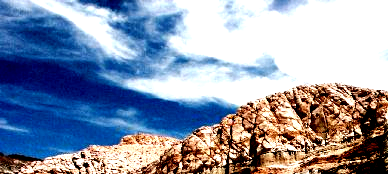
#> input picture DIP_2019_A1/part1.png, 388 x 174 px, found by its file name
$ jupyter execute q6_4.ipynb   (shell and % lines are left out)
#> lines starting #> are read from the running program, lines starting #| are printed output that depends on the picture
### You are provided with 4 images (part1.png, part2.png, part3.png, part4.png) with different contrast levels which correspond to four quadrants of canyon.png as shown in Figure 5. Retrieve the original image(converted to grayscale) using these four images(converted to grayscale) as closely as possible.

[cell 1]

import cv2
import numpy as np
from collections import Counter
from PIL import Image
from matplotlib import pyplot as plt
import math

[cell 2]
def hist_match(source, template):

    oldshape = source.shape
    source = source.ravel()
    template = template.ravel()

    s_values, bin_idx, s_counts = np.unique(source, return_inverse=True, return_counts=True)
    t_values, t_counts = np.unique(template, return_counts=True)

    s_quantiles = np.cumsum(s_counts).astype(np.float64)
    s_quantiles /= s_quantiles[-1]
    t_quantiles = np.cumsum(t_counts).astype(np.float64)
    t_quantiles /= t_quantiles[-1]

    interp_t_values = np.interp(s_quantiles, t_quantiles, t_values)

    return interp_t_values[bin_idx].reshape(oldshape)

[cell 3]
img1 = './DIP_2019_A1/part1.png'
img2 = './DIP_2019_A1/part2.png'
img3 = './DIP_2019_A1/part3.png'
img4 = './DIP_2019_A1/part4.png'

img = './DIP_2019_A1/canyon.png'

img1 = cv2.imread(img1, 0)
#> img1: shape (174, 388); min 0, max 255, mean 150.4
img2 = cv2.imread(img2, 0)
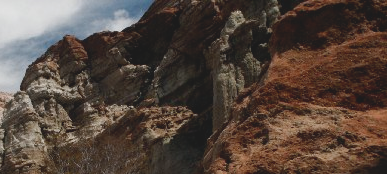
#> input picture DIP_2019_A1/part2.png, 387 x 174 px, found by its file name
#> img2: shape (174, 387); min 27, max 226, mean 72.9
img3 = cv2.imread(img3, 0)
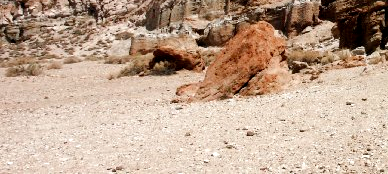
#> input picture DIP_2019_A1/part3.png, 388 x 174 px, found by its file name
#> img3: shape (174, 388); min 0, max 255, mean 170.4
img4 = cv2.imread(img4, 0)
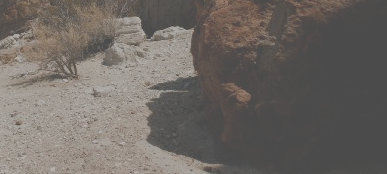
#> input picture DIP_2019_A1/part4.png, 387 x 174 px, found by its file name
#> img4: shape (174, 387); min 75, max 179, mean 105.6

img = cv2.imread(img, 0)
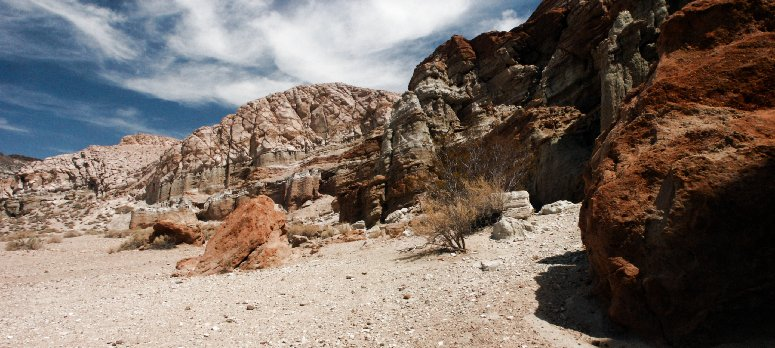
#> input picture DIP_2019_A1/canyon.png, 775 x 348 px, found by its file name
#> img: shape (348, 775); min 0, max 253, mean 112.5

[cell 4]
i1 = img[0:img1.shape[0], 0:img1.shape[1]]

i2 = img[0:img1.shape[0], img1.shape[1]:]
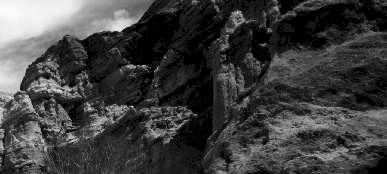
#> i2: shape (174, 387); min 0, max 252, mean 62.7

i3 = img[img1.shape[0]:, 0:img1.shape[1]]

i4 = img[img1.shape[0]:, img1.shape[1]:]
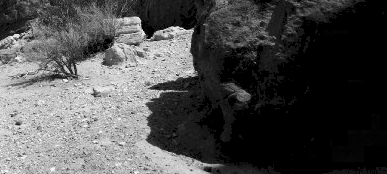
#> i4: shape (174, 387); min 0, max 252, mean 76.6

[cell 5]
matched1 = hist_match(img1, i1)
#> in hist_match, `s_values, bin_idx, s_counts = np.unique(source, return_inverse=True, r..`: s_values = 256 values from 0 to 255; s_counts = 256 values, max 16971 at index 255, min 39 at index 157, mean 263.7
#> in hist_match, `t_values, t_counts = np.unique(template, return_counts=True)`: t_values = 179 values from 0 to 250; t_counts = 179 values, max 1028 at index 30, min 5 at index 178, mean 377.2
#> in hist_match, `s_quantiles = np.cumsum(s_counts).astype(np.float64)`: s_quantiles = 256 values from 2105 to 67512
#> in hist_match, `s_quantiles /= s_quantiles[-1]`: s_quantiles = 256 values from 0.0312 to 1
#> in hist_match, `t_quantiles = np.cumsum(t_counts).astype(np.float64)`: t_quantiles = 179 values from 14 to 67512
#> in hist_match, `t_quantiles /= t_quantiles[-1]`: t_quantiles = 179 values from 0.000207 to 1
#> in hist_match, `interp_t_values = np.interp(s_quantiles, t_quantiles, t_values)`: interp_t_values = 256 values from 59.51 to 250
#> in hist_match, `return interp_t_values[bin_idx].reshape(oldshape)`:
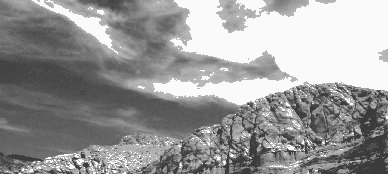
#> returned value: shape (174, 388) float64; min 59.51, max 250, mean 153.5
matched2 = hist_match(img2, i2)
matched3 = hist_match(img3, i3)
matched4 = hist_match(img4, i4)

[cell 6]
l = np.concatenate((matched1, matched3), axis=0)
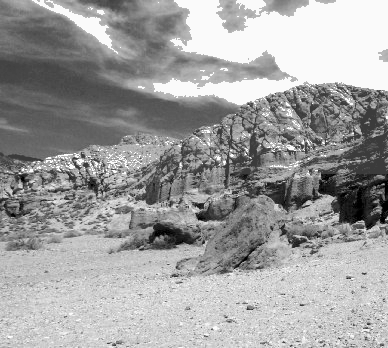
#> l: shape (348, 388) float64; min 0.499, max 253, mean 159.7
r = np.concatenate((matched2, matched4), axis=0)
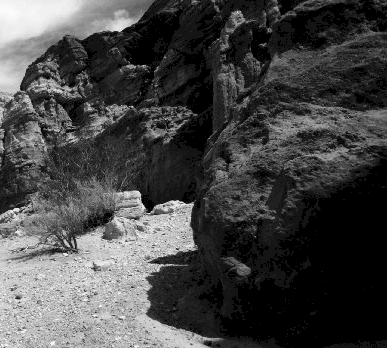
#> r: shape (348, 387) float64; min 0, max 252, mean 70

vis = np.concatenate((l, r), axis=1)
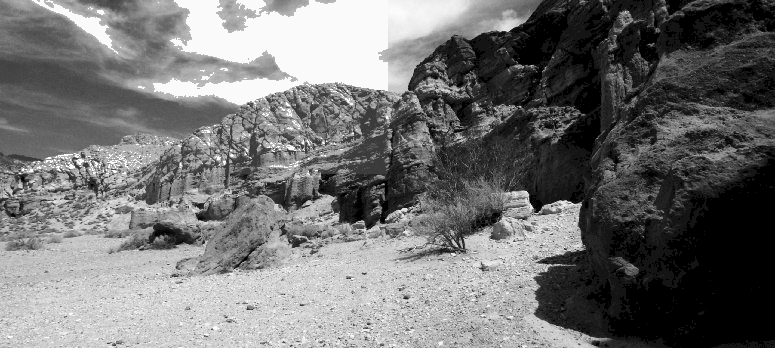
#> vis: shape (348, 775) float64; min 0, max 253, mean 114.9

[cell 7]
res = Image.fromarray(vis)

[cell 8]
plt.imshow(res, cmap='gray')
plt.show()
